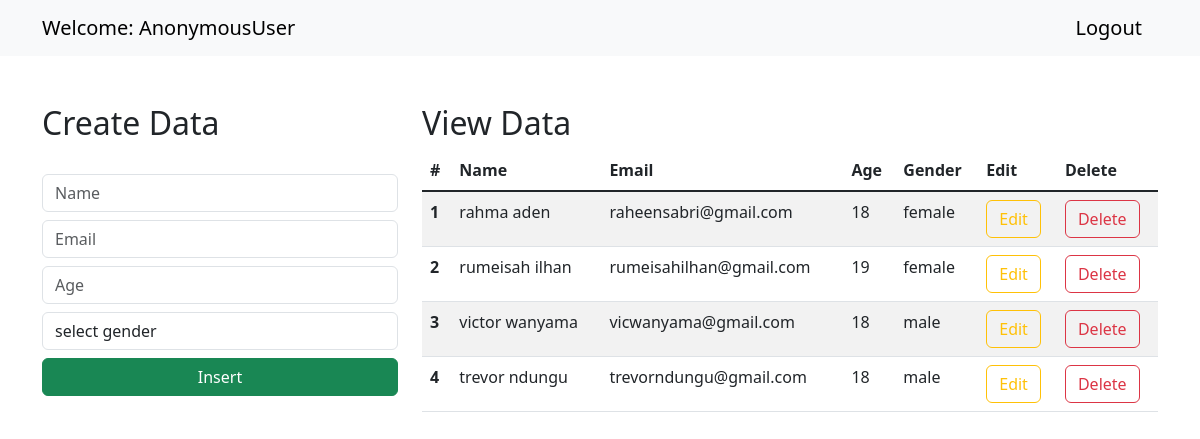
The page / on the database its author committed.
### djangorudmidmorning/models.py (models this page shows)
class Student(models.Model):
    name=models.CharField(max_length=30,blank=False,null=False)
    email=models.EmailField()
    age=models.IntegerField()
    gender=models.CharField(max_length=30,blank=False,null=False)

### djangorudmidmorning/views.py (the view)
# urls.py: path('',views.index,name='my-index'),
def index(request):
    data = Student.objects.all()
    context = {"data": data}
    return render(request, "index.html", context)

### templates/index.html (shortened to what this page needs)
<!doctype html>
<html lang="en">
    <link href="https://cdn.jsdelivr.net/npm/bootstrap@5.3.0-alpha1/dist/css/bootstrap.min.css" rel="stylesheet">
  <head>
  </head>
  <body>
    <nav class="navbar navbar-expand-lg bg-body-tertiary">
        <div class="container-md">
          <a class="navbar-brand" href="/">Welcome: {{request.user}}</a>
          <a class="navbar-brand" href="/logout">Logout</a>
        </div>
      </nav>
      <div class="container mt-5">
        <div class="row">
            <div class="col-md-4">
                <h2>Create Data</h2>
                <br>
                <form action="/insert" method="post">{% csrf_token %}
                    <div class="form-group">
                        <input type="text" class="form-control" placeholder="Name" name="name" required>
                    </div>
                    <div class="form-group">
                        <input type="email" class="form-control  mt-2" placeholder="Email" name="email" required>
                    </div>
                    <div class="form-group">
                        <input type="number" class="form-control  mt-2" placeholder="Age" name="age" required>
                    </div>
                    <div class="form-group mt-2">
                        <select id="gender" name="gender" class="form-control" required>
                            <option selected>select gender</option>
                        </select>
                    </div>
                    <div class="d-grid gap-2">
                        <button class="btn btn-success mt-2" type="submit">Insert</button>
                    </div>
                </form>
            </div>
            <div class="col-md-8">
                <h2>View Data</h2>
                <table class="table table-striped table-hover">
                    <thead>
                      <tr>
                        <th scope="col">#</th>
                        <th scope="col">Name</th>
                        <th scope="col">Email</th>
                        <th scope="col">Age</th>
                        <th scope="col">Gender</th>
                        <th scope="col">Edit</th>
                        <th scope="col">Delete</th>
                      </tr>
                    </thead>
                    <tbody class="table-group-divider">
                    {% for d in data %}
                      <tr>
                        <th scope="row">{{d.id}}</th>
                        <td>{{d.name}}</td>
                        <td>{{d.email}}</td>
                        <td>{{d.age}}</td>
                        <td>{{d.gender}}</td>
                        <td><a href="/update/{{d.id}}" type="button" class="btn btn-outline-warning">Edit</a></td>
                        <td><a href="/delete/{{d.id}}" type="button" class="btn btn-outline-danger">Delete</a></td>
                      </tr>
                    {% endfor %}
                    </tbody>
                  </table>
            </div>
        </div>
      </div>
  </body>
</html>

### rows shown on the page
Student: id "1", name "rahma aden", email "raheensabri@gmail.com", age "18", gender "female"
Student: id "2", name "rumeisah ilhan", email "rumeisahilhan@gmail.com", age "19", gender "female"
Student: id "3", name "victor wanyama", email "vicwanyama@gmail.com", age "18", gender "male"
Student: id "4", name "trevor ndungu", email "trevorndungu@gmail.com", age "18", gender "male"

### other values the page prints
{{ request.user }} "AnonymousUser"
